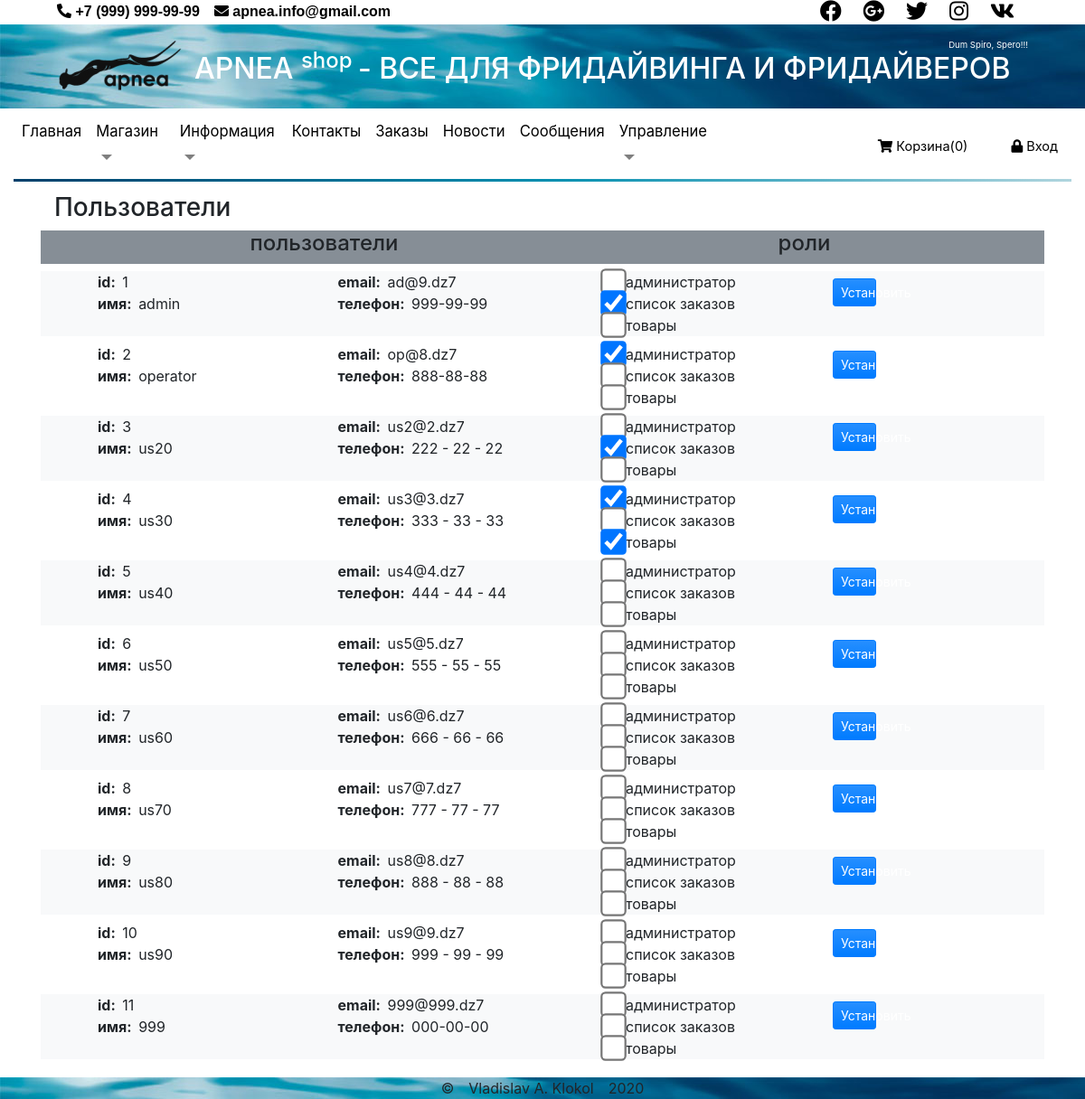
Screenshot of /views/admin/users.php with the database file from the repository.
### tables this page shows
CREATE TABLE `users` (
  `id` int(11) NOT NULL,
  `user` varchar(255) NOT NULL,
  `email` varchar(255) NOT NULL,
  `phone` varchar(20) DEFAULT NULL,
  `password` char(60) NOT NULL
);

CREATE TABLE `groups` (
  `id` int(3) NOT NULL,
  `name` varchar(50) NOT NULL,
  `description` text
);

### module/pdo_query.php (called while the page is built, shortened)
<?php
function getTable(object $pdo, string $table, string $where = "1", $sort = "", $limit = ""): array
{
    $sql = "SELECT * FROM `$table`
    WHERE " . ($where == "" ? 1 : "$where")
        . ($sort == "" ? "" : " ORDER BY $sort")
        . ($limit == "" ? "" : " LIMIT $limit");
    $stmt = $pdo->prepare($sql);
    $stmt->execute();
    return $stmt->fetchAll();
}

### views/admin/users.php (the view, shortened to what this page needs)
<?php
require $_SERVER['DOCUMENT_ROOT'] . '/views/layouts/index.php';
$users = getTable($pdo, 'users');
$groups = getTable($pdo, 'groups');
$groupUser = getTable($pdo, 'group_user');
require  $_SERVER['DOCUMENT_ROOT'] . '/views/layouts/header.php';
?>
<h3>Пользователи</h3>
<div class="row border-bottom mb-2 mt-2 pl-5 bg-secondary">
    <div class="col-6 text-center border-right">
        <h4>пользователи</h4>
    </div>
    <div class="col-6 text-center">
        <h4>роли</h4>
    </div>
</div>
<?php
$bg = 'bg-light';
foreach ($users as $user) { ?>
    <div class="row border-bottom mb-2 mt-2  pl-5 <?php
                                                    echo ($bg);
                                                    $bg = $bg == '' ? 'bg-light' : '';
                                                    $id = $user["id"];
                                                    $userGrop = array_filter($groupUser, function ($elm) use ($id) {
                                                        return $elm['user_id'] == $id;
                                                    });
                                                    $colGroupId=array_column($userGrop,'group_id');
                                                    ?>">
        <div class="col-6 border-right">
            <div class="row">
                <div class="col-6">
                    <div><strong>id:&nbsp;&nbsp;</strong><?= $user['id'] ?></div>
                    <div><strong>имя:&nbsp;&nbsp;</strong><?= $user['user'] ?></div>
                </div>
                <div class="col-6">
                    <div><strong>email:&nbsp;&nbsp;</strong><?= $user['email'] ?></div>
                    <div><strong>телефон:&nbsp;&nbsp;</strong><?= $user['phone'] ?></div>
                </div>
            </div>
        </div>
        <div class="col-6 pl-5">
            <form method="POST" class="row">
                <div class="col-6">
                    <?php foreach ($groups as $group) { ?>
                        <div class="form-check">
                            <input class="form-check-input" name="checkBox[]" value="<?= $group['id'] ?>" type="checkbox" <?=(in_array($group['id'],$colGroupId)?'checked':'')?> >
                            <label class="form-check-label">
                                <?= $group['description'] ?>
                            </label>
                        </div>
                    <?php } ?>
                </div>
                <div class="col-6 pt-2 text-left">
                    <button type="submit" class="btn btn-primary btn-sm" name="setRole" value="set">Установить</button>
                </div>
            </form>
        </div>
    </div>
<?php } ?>
<?php require $_SERVER['DOCUMENT_ROOT'] . '/views/layouts/footer.php';

### css/style.css (style rules this page uses)
.form-check-input { transform: scale(2.2,2.2); }
.btn-sm { width: 3rem; }

### rows the page displays
users: id "1", user "admin", email "ad@9.dz7", phone "999-99-99"
groups: description "администратор", id "☑"
groups: id "☑", description "список заказов"
groups: description "товары", id "☑"
users: id "2", user "operator", email "op@8.dz7", phone "888-88-88"
users: id "3", user "us20", email "us2@2.dz7", phone "222 - 22 - 22"
users: id "4", user "us30", email "us3@3.dz7", phone "333 - 33 - 33"
users: id "5", user "us40", email "us4@4.dz7", phone "444 - 44 - 44"
users: id "6", user "us50", email "us5@5.dz7", phone "555 - 55 - 55"
users: id "7", user "us60", email "us6@6.dz7", phone "666 - 66 - 66"
users: id "8", user "us70", email "us7@7.dz7", phone "777 - 77 - 77"
users: id "9", user "us80", email "us8@8.dz7", phone "888 - 88 - 88"
users: id "10", user "us90", email "us9@9.dz7", phone "999 - 99 - 99"
users: id "11", user "999", email "999@999.dz7", phone "000-00-00"

### other values shown
$inBasket "0"
